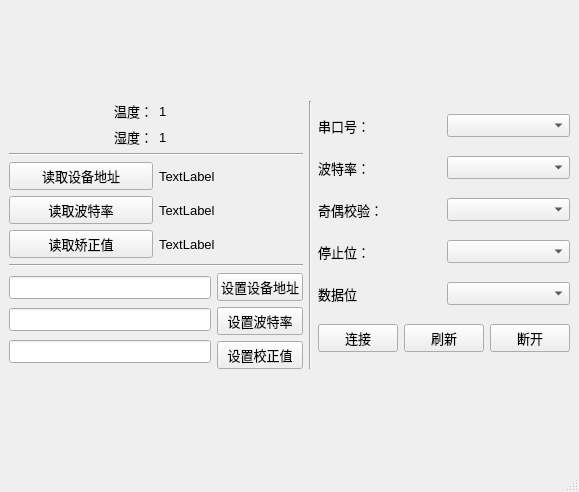
<?xml version="1.0" encoding="UTF-8"?>
<ui version="4.0">
 <class>MainWindow</class>
 <widget class="QMainWindow" name="MainWindow">
  <property name="geometry">
   <rect>
    <x>0</x>
    <y>0</y>
    <width>579</width>
    <height>492</height>
   </rect>
  </property>
  <property name="font">
   <font>
    <family>Microsoft YaHei UI</family>
    <pointsize>10</pointsize>
   </font>
  </property>
  <property name="windowTitle">
   <string>MainWindow</string>
  </property>
  <widget class="QWidget" name="centralwidget">
   <layout class="QGridLayout" name="gridLayout">
    <item row="0" column="0">
     <layout class="QVBoxLayout" name="verticalLayout_5">
      <item>
       <layout class="QVBoxLayout" name="verticalLayout">
        <item>
         <layout class="QHBoxLayout" name="horizontalLayout">
          <item>
           <widget class="QLabel" name="label">
            <property name="text">
             <string>温度：</string>
            </property>
            <property name="alignment">
             <set>Qt::AlignRight|Qt::AlignTrailing|Qt::AlignVCenter</set>
            </property>
           </widget>
          </item>
          <item>
           <widget class="QLabel" name="tempreatureLabal">
            <property name="text">
             <string>1</string>
            </property>
           </widget>
          </item>
         </layout>
        </item>
        <item>
         <layout class="QHBoxLayout" name="horizontalLayout_2">
          <item>
           <widget class="QLabel" name="label_2">
            <property name="text">
             <string>湿度：</string>
            </property>
            <property name="alignment">
             <set>Qt::AlignRight|Qt::AlignTrailing|Qt::AlignVCenter</set>
            </property>
           </widget>
          </item>
          <item>
           <widget class="QLabel" name="humidityLabel">
            <property name="text">
             <string>1</string>
            </property>
           </widget>
          </item>
         </layout>
        </item>
       </layout>
      </item>
      <item>
       <widget class="Line" name="line_3">
        <property name="orientation">
         <enum>Qt::Horizontal</enum>
        </property>
       </widget>
      </item>
      <item>
       <layout class="QHBoxLayout" name="horizontalLayout_9">
        <item>
         <widget class="QPushButton" name="pushButton_3">
          <property name="text">
           <string>读取设备地址</string>
          </property>
         </widget>
        </item>
        <item>
         <widget class="QLabel" name="addrLabel">
          <property name="text">
           <string>TextLabel</string>
          </property>
         </widget>
        </item>
       </layout>
      </item>
      <item>
       <layout class="QHBoxLayout" name="horizontalLayout_11">
        <item>
         <widget class="QPushButton" name="pushButton_5">
          <property name="text">
           <string>读取波特率</string>
          </property>
         </widget>
        </item>
        <item>
         <widget class="QLabel" name="baundRateLabel">
          <property name="text">
           <string>TextLabel</string>
          </property>
         </widget>
        </item>
       </layout>
      </item>
      <item>
       <layout class="QHBoxLayout" name="horizontalLayout_13">
        <item>
         <widget class="QPushButton" name="pushButton_7">
          <property name="text">
           <string>读取矫正值</string>
          </property>
         </widget>
        </item>
        <item>
         <widget class="QLabel" name="correctValueLabel">
          <property name="text">
           <string>TextLabel</string>
          </property>
         </widget>
        </item>
       </layout>
      </item>
      <item>
       <widget class="Line" name="line_2">
        <property name="orientation">
         <enum>Qt::Horizontal</enum>
        </property>
       </widget>
      </item>
      <item>
       <layout class="QHBoxLayout" name="horizontalLayout_10">
        <item>
         <layout class="QVBoxLayout" name="verticalLayout_4">
          <item>
           <widget class="QLineEdit" name="addrEdit"/>
          </item>
          <item>
           <widget class="QLineEdit" name="lineEdit_2"/>
          </item>
          <item>
           <widget class="QLineEdit" name="lineEdit_3"/>
          </item>
         </layout>
        </item>
        <item>
         <layout class="QVBoxLayout" name="verticalLayout_3">
          <item>
           <widget class="QPushButton" name="pushButton_4">
            <property name="text">
             <string>设置设备地址</string>
            </property>
           </widget>
          </item>
          <item>
           <widget class="QPushButton" name="boundRateEdit">
            <property name="text">
             <string>设置波特率</string>
            </property>
           </widget>
          </item>
          <item>
           <widget class="QPushButton" name="correctValueEdit">
            <property name="text">
             <string>设置校正值</string>
            </property>
           </widget>
          </item>
         </layout>
        </item>
       </layout>
      </item>
     </layout>
    </item>
    <item row="0" column="1">
     <widget class="Line" name="line">
      <property name="orientation">
       <enum>Qt::Vertical</enum>
      </property>
     </widget>
    </item>
    <item row="0" column="2">
     <layout class="QVBoxLayout" name="verticalLayout_2">
      <item>
       <layout class="QHBoxLayout" name="horizontalLayout_3">
        <item>
         <widget class="QLabel" name="label_5">
          <property name="text">
           <string>串口号：</string>
          </property>
         </widget>
        </item>
        <item>
         <widget class="QComboBox" name="serialportNameCombobox"/>
        </item>
       </layout>
      </item>
      <item>
       <layout class="QHBoxLayout" name="horizontalLayout_4">
        <item>
         <widget class="QLabel" name="label_6">
          <property name="text">
           <string>波特率：</string>
          </property>
         </widget>
        </item>
        <item>
         <widget class="QComboBox" name="baundRateComboBox"/>
        </item>
       </layout>
      </item>
      <item>
       <layout class="QHBoxLayout" name="horizontalLayout_5">
        <item>
         <widget class="QLabel" name="label_7">
          <property name="text">
           <string>奇偶校验：</string>
          </property>
         </widget>
        </item>
        <item>
         <widget class="QComboBox" name="correctBitCombobox"/>
        </item>
       </layout>
      </item>
      <item>
       <layout class="QHBoxLayout" name="horizontalLayout_6">
        <item>
         <widget class="QLabel" name="label_8">
          <property name="text">
           <string>停止位：</string>
          </property>
         </widget>
        </item>
        <item>
         <widget class="QComboBox" name="stopBitComboBox"/>
        </item>
       </layout>
      </item>
      <item>
       <layout class="QHBoxLayout" name="horizontalLayout_7">
        <item>
         <widget class="QLabel" name="label_9">
          <property name="text">
           <string>数据位</string>
          </property>
         </widget>
        </item>
        <item>
         <widget class="QComboBox" name="dataBitsComboBox"/>
        </item>
       </layout>
      </item>
      <item>
       <layout class="QHBoxLayout" name="horizontalLayout_8">
        <item>
         <widget class="QPushButton" name="connectPushButton">
          <property name="text">
           <string>连接</string>
          </property>
         </widget>
        </item>
        <item>
         <widget class="QPushButton" name="refreashPushButton">
          <property name="text">
           <string>刷新</string>
          </property>
         </widget>
        </item>
        <item>
         <widget class="QPushButton" name="disconnectPushButton">
          <property name="text">
           <string>断开</string>
          </property>
         </widget>
        </item>
       </layout>
      </item>
     </layout>
    </item>
   </layout>
  </widget>
  <widget class="QMenuBar" name="menubar">
   <property name="geometry">
    <rect>
     <x>0</x>
     <y>0</y>
     <width>579</width>
     <height>36</height>
    </rect>
   </property>
  </widget>
  <widget class="QStatusBar" name="statusbar"/>
 </widget>
 <resources/>
 <connections/>
</ui>
